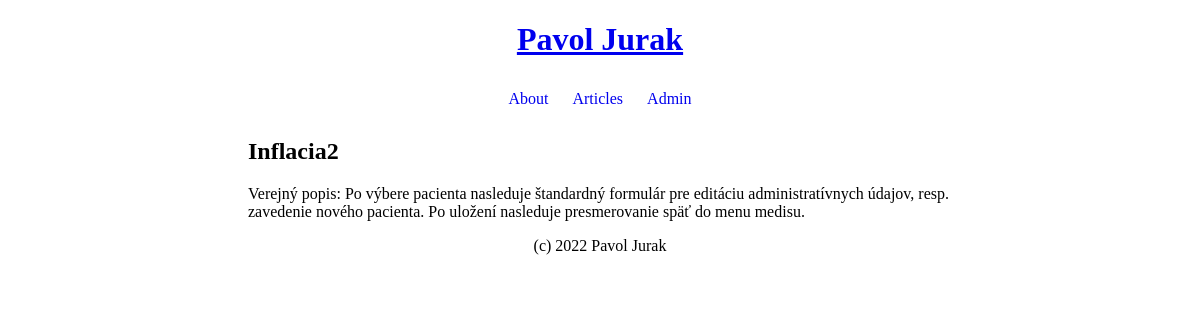
The page /articles/3 on the database its author committed.
### mdblog/models.py (models this page shows)
class Article(db.Model):
    id = db.Column(db.Integer, primary_key=True)
    title = db.Column(db.String)
    content = db.Column(db.String)

### mdblog/app.py (the view)
@flask_app.route("/articles/<int:art_id>")
def view_article(art_id):
    article = Article.query.filter_by(id=art_id).first()
    if article:
        return render_template("article.jinja2",article=article)
    return render_template("article_not_found.jinja2", art_id=art_id)

### mdblog/templates/article.jinja2 (shortened to what this page needs)
{% extends "_main.jinja2" %}
{% block main %}
<h2>{{ article.title }}</h2>
<p>{{ article.content }}</p>
{% endblock %}

### mdblog/static/css/style.css (style rules this page uses)
body { padding: 0 20%; }

### rows shown on the page
Article: title "Inflacia2", content "Verejný popis: Po výbere pacienta nasleduje štandardný formulár pre editáciu administratívnych údajov, resp. zavedenie nového pacienta. Po uložení nasleduje presmerovanie späť do menu medisu."
